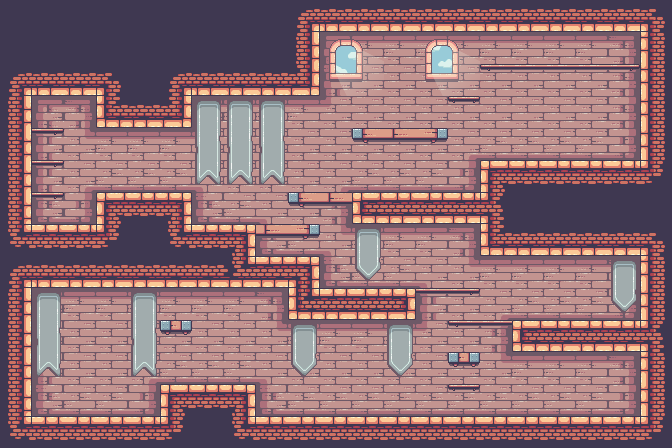

Below is a game level as drawn by its tile map, then a one-line description and the .tmx that defines it (tile-layer data replaced by summaries):
An orthogonal 21x14 tile map with 32x32 px tiles, 4 tile layers (background, walls, floors, decorations), 2 tilesets and 34 objects (2x patrol pig, 2x pig, spawn, 19_dance_hall, 02_go_down, ...).

<map version="1.5" tiledversion="1.5.0" orientation="orthogonal" renderorder="right-down" width="21" height="14" tilewidth="32" tileheight="32" infinite="0" nextlayerid="11" nextobjectid="35">
 <tileset firstgid="1" source="terrain.tsx" />
 <tileset firstgid="248" source="decorations.tsx" />
 <layer id="1" name="background" width="21" height="14">
  <data>[294 cells, 184 non-empty, 15 distinct tile ids]</data>
 </layer>
 <layer id="2" name="walls" width="21" height="14">
  <data>[294 cells, 110 non-empty, 19 distinct tile ids]</data>
 </layer>
 <layer id="3" name="floors" width="21" height="14">
  <data>[294 cells, 79 non-empty, 20 distinct tile ids]</data>
 </layer>
 <layer id="6" name="decorations" width="21" height="14">
  <data>[294 cells, 31 non-empty, 12 distinct tile ids]</data>
 </layer>
 <objectgroup id="5" name="spawn">
  <object id="5" name="spawn" x="114.694" y="142.776" width="78" height="58" />
 </objectgroup>
 <objectgroup id="7" name="boxes">
  <object id="6" x="34.2042" y="110.353" width="22" height="16" />
  <object id="7" x="33.3823" y="144.051" width="22" height="16" />
  <object id="8" x="33.3823" y="174.461" width="22" height="16" />
  <object id="9" x="33.3823" y="206.515" width="22" height="16" />
  <object id="10" x="614.462" y="47.067" width="22" height="16" />
  <object id="11" x="589.805" y="47.067" width="22" height="16" />
  <object id="12" x="565.149" y="46.2451" width="22" height="16" />
  <object id="13" x="539.67" y="46.2451" width="22" height="16" />
  <object id="14" x="34.2042" y="398.838" width="22" height="16" />
  <object id="15" x="34.2042" y="380.756" width="22" height="16" />
  <object id="16" x="34.2042" y="362.675" width="22" height="16" />
  <object id="17" x="616.106" y="301.855" width="22" height="16" />
  <object id="18" x="615.284" y="283.773" width="22" height="16" />
  <object id="19" x="616.106" y="142.407" width="22" height="16" />
  <object id="20" x="615.284" y="124.325" width="22" height="16" />
  <object id="21" x="363.784" y="109.531" width="22" height="16" />
  <object id="22" x="257.76" y="398.838" width="22" height="16" />
  <object id="23" x="455.837" y="174.461" width="22" height="16" />
 </objectgroup>
 <objectgroup id="8" name="bombs">
  <object id="24" x="347.962" y="70.6274" width="52" height="56" />
  <object id="25" x="406.317" y="147.064" width="52" height="56" />
  <object id="26" x="573.984" y="273.636" width="52" height="56" />
  <object id="27" x="601.106" y="243.225" width="52" height="56" />
  <object id="28" x="148.242" y="279.389" width="52" height="56" />
 </objectgroup>
 <objectgroup id="4" name="doors">
  <object id="1" type="19_dance_hall" x="570" y="104" width="46" height="56" />
  <object id="2" type="02_go_down" x="70" y="360" width="46" height="56" />
  <object id="3" type="00_intro" x="129.873" y="135.557" width="46" height="56" />
  <object id="4" type="14_armory" x="570" y="360" width="46" height="56" />
 </objectgroup>
 <objectgroup id="10" name="invisible_doors" />
 <objectgroup id="9" name="enemies">
  <object id="29" type="patrol pig" x="415.879" y="95.3399">
   <point />
  </object>
  <object id="30" type="patrol pig" x="319.717" y="159.448">
   <point />
  </object>
  <object id="31" type="pig facing right" x="175.064" y="290.951">
   <point />
  </object>
  <object id="32" type="pig" x="543.273" y="287.663">
   <point />
  </object>
  <object id="33" type="pig" x="511.219" y="126.572">
   <point />
  </object>
  <object id="34" type="patrol pig facing right" x="383.003" y="383.003">
   <point />
  </object>
 </objectgroup>
</map>
